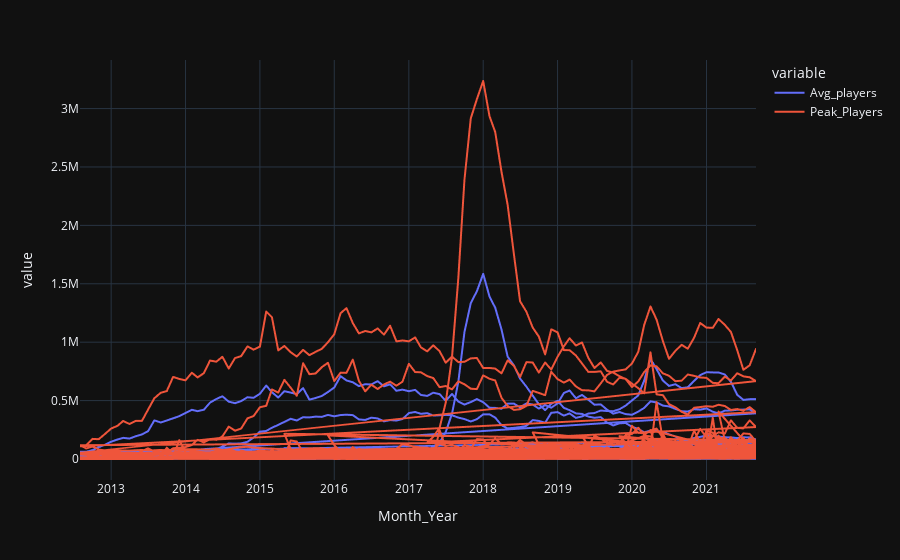

Notebook code for this chart:
### Code cell
pd.options.plotting.backend = "plotly"
data_clean.plot(x='Month_Year', y=['Avg_players', 'Peak_Players'], template='plotly_dark')

### Figure 1 — Plotly figure (JSON) as saved in the notebook; plotly's stock layout.template omitted (floating-point values rounded to 4 significant figures; data arrays with more than 128 entries replaced by an {"elided": "..."} marker saying what was removed)
{"data": [{"hovertemplate": "variable=Avg_players<br>Month_Year=%{x}<br>value=%{y}<extra></extra>", "legendgroup": "Avg_players", "line": {"color": "#636efa", "dash": "solid"}, "marker": {"symbol": "circle"}, "mode": "lines", "name": "Avg_players", "showlegend": true, "type": "scattergl", "x": {"elided": "5173 str values"}, "xaxis": "x", "y": {"elided": "5173 int values"}, "yaxis": "y"}, {"hovertemplate": "variable=Peak_Players<br>Month_Year=%{x}<br>value=%{y}<extra></extra>", "legendgroup": "Peak_Players", "line": {"color": "#EF553B", "dash": "solid"}, "marker": {"symbol": "circle"}, "mode": "lines", "name": "Peak_Players", "showlegend": true, "type": "scattergl", "x": {"elided": "5173 str values"}, "xaxis": "x", "y": {"elided": "5173 int values"}, "yaxis": "y"}], "layout": {"legend": {"title": {"text": "variable"}, "tracegroupgap": 0}, "margin": {"t": 60}, "xaxis": {"anchor": "y", "domain": [0.0, 1.0], "title": {"text": "Month_Year"}}, "yaxis": {"anchor": "x", "domain": [0.0, 1.0], "title": {"text": "value"}}}}
